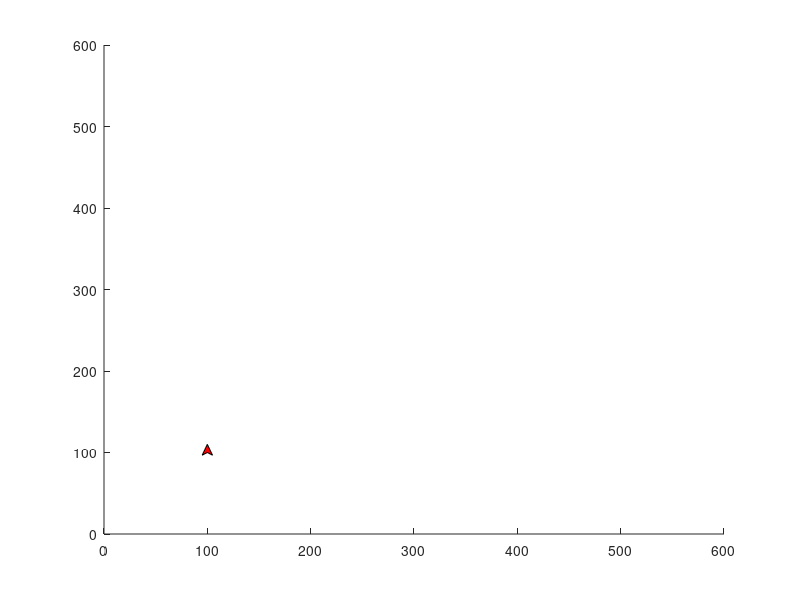

Recreate this plot in MATLAB.
area=[0 600 0 600];
axis(area);
h=patch([-5 0 5 0], [-3.3 10 -3.3 0], [1 0 0]);
pause(3);
set(h, 'XData', [-5 0 5 0]+100, 'YData', [-3.3 10 -3.3 0]+100);